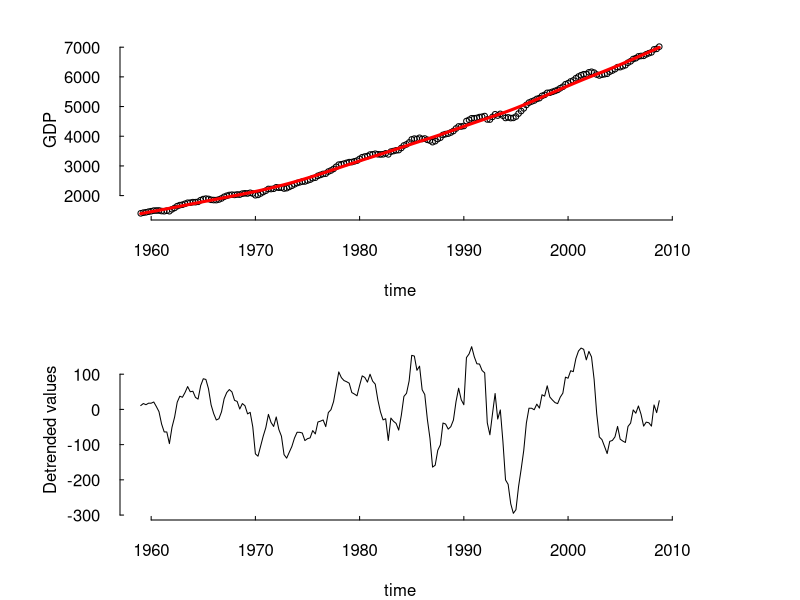
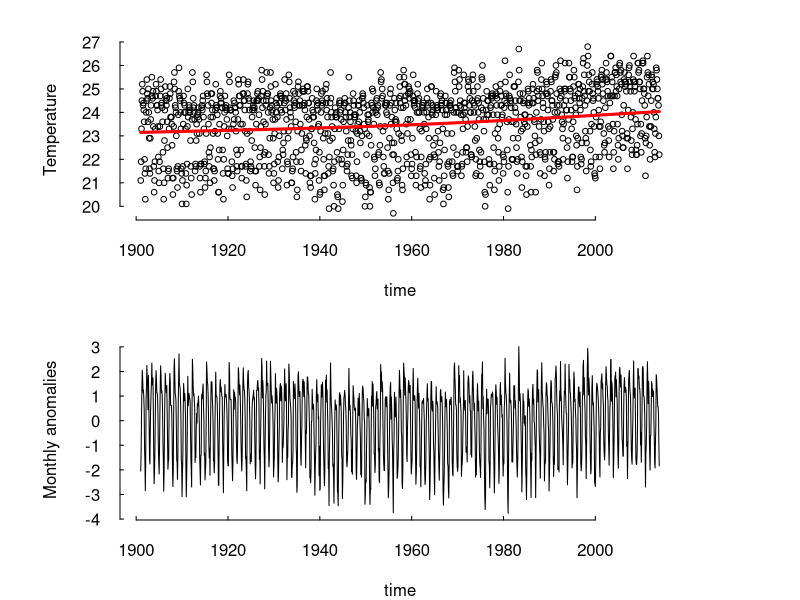

The R script that drew these images, in order:
## Fitting data with penalised splines

## Libraries
library(mgcv)
library(reshape)

#### Trending data: Quarterly GDP data 1959-2009 (Stock & Watson, 2010) ####

# Load data and set parameter
data<-scan("GDP.txt")

n=length(data)
t=1:n
k=floor(n/3) # Number of knots

# Fit data using AR1 structure
data.gamm=gamm(data~s(t,k=k,bs="cs"),correlation=corAR1())

# Create time series
gdp<-ts(data,frequency=4,start=c(1959,1))
gdp.trend<-ts(fitted(data.gamm$lme),frequency=4,start=c(1959,1))
gdp.dt<-ts(gdp-gdp.trend,frequency=4,start=c(1959,1))

# Plot results
par(mfrow=c(2,1),mar=c(4,6,2,6),las=1,tck=.02,bty="n")
plot(gdp,xlab="time",ylab="GDP",type="p",pch=1,cex=.75)
lines(gdp.trend,col="red",lwd=3)
plot(gdp.dt,type="l",xlab="time",ylab="Detrended values")

#### Seasonal data: Monthly temperature for Guatemala 1901-2013 (CRU) ####

# Load data
gtm<-read.csv("gtm_temp_1901-2013.csv",header=TRUE,sep=",")

# Reshape data
d<-melt(gtm,id="YEAR")
colnames(d)<-c("year","month","temperature")
d<-d[order(d$year,d$month),]

data<-d$temperature

# Set parameters
n=length(data)
t=1:n
k=floor(n/3) # Number of knots

# Fit data using AR1 structure (Can take a while)
data.gamm=gamm(data~s(t,k=k,bs="cs"),correlation=corAR1())

# Create time series
temp<-ts(data,freq=12,start=c(1901,1))
temp.trend<-ts(fitted(data.gamm$lme),frequency=12,start=c(1901,1))
temp.dt<-ts(temp-temp.trend,frequency=12,start=c(1901,1))

# Plot results
par(mfrow=c(2,1),mar=c(4,6,2,6),las=1,tck=.02,bty="n")
plot(temp,xlab="time",ylab="Temperature",type="p",pch=1,cex=.75)
lines(temp.trend,col="red",lwd=3)
plot(temp.dt,type="l",xlab="time",ylab="Monthly anomalies")
